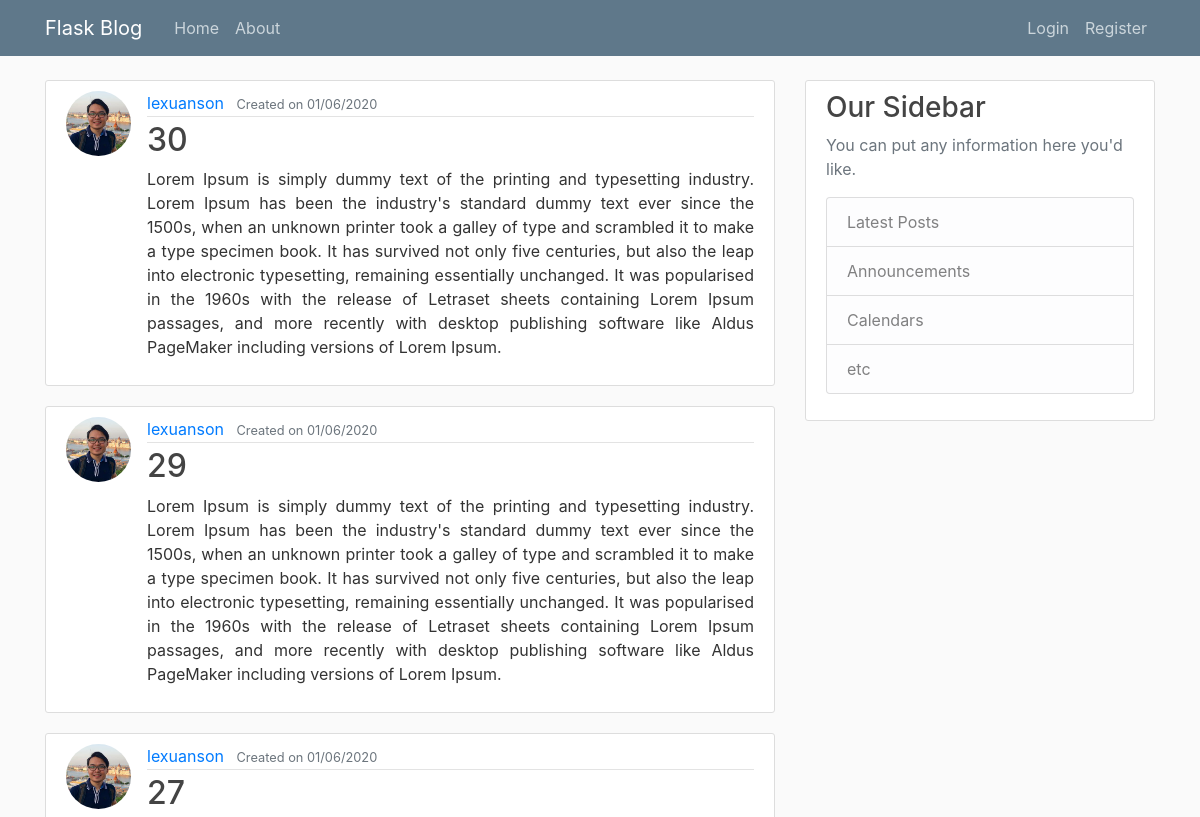
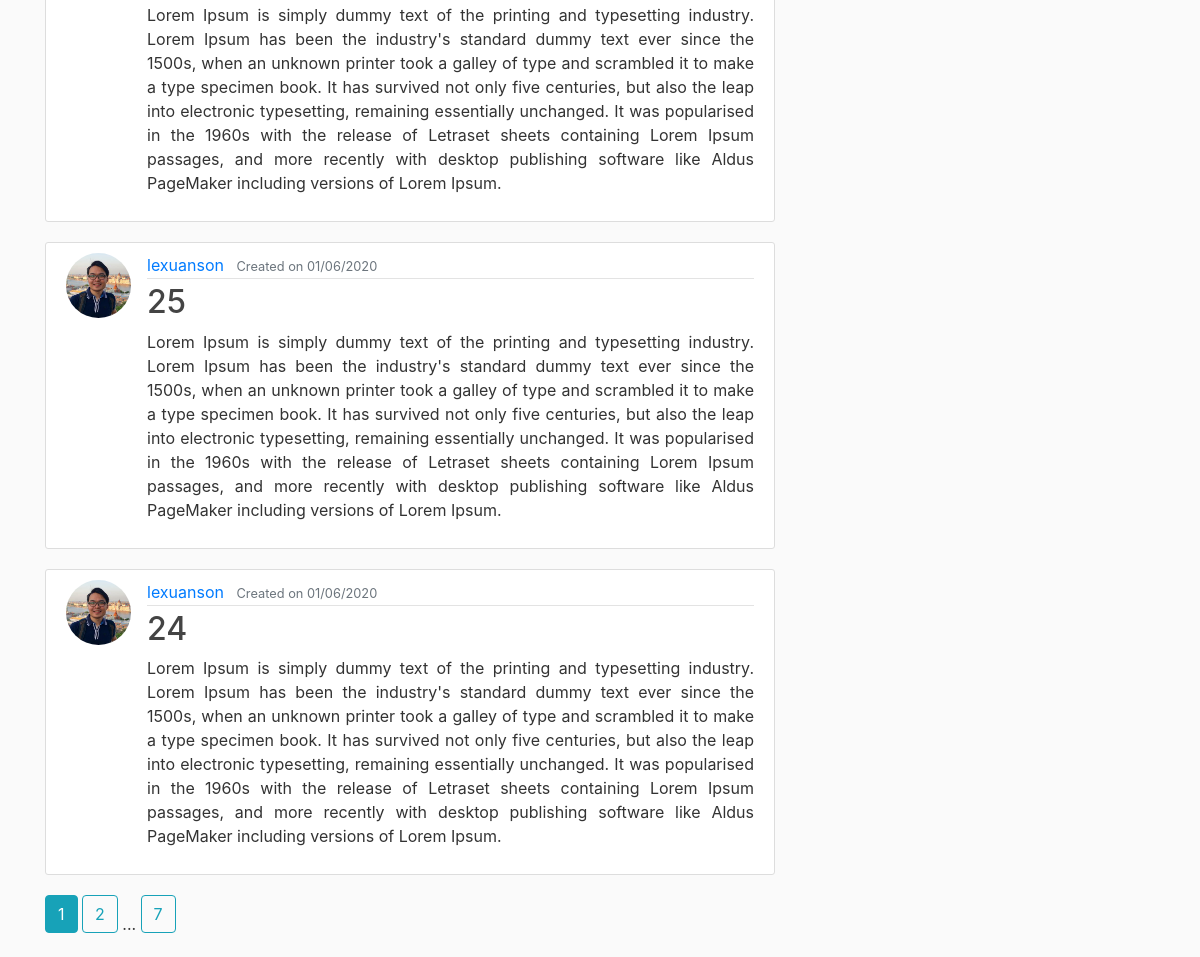
The page /home on the database its author committed (2 pictures, top to bottom).
### app/models.py (models this page shows, shortened)
class Post(db.Model):
    id = db.Column(db.Integer, primary_key=True)
    title = db.Column(db.String(100), nullable=False)
    date_posted = db.Column(db.DateTime, nullable=False, default=datetime.utcnow)
    content = db.Column(db.Text, nullable=False)
    user_id = db.Column(db.Integer, db.ForeignKey("user.id"), nullable=False)

class User(db.Model, UserMixin):
    id = db.Column(db.Integer, primary_key=True)
    username = db.Column(db.String(20), unique=True, nullable=False)
    email = db.Column(db.String(50), unique=True, nullable=False)
    image_file = db.Column(db.String(20), nullable=False, default="default.jpg")
    password = db.Column(db.String(60), nullable=False)
    posts = db.relationship("Post", backref="author", lazy=True)

### app/main/routes.py (the view)
@main.route("/")
@main.route("/home")
def home():
    page = request.args.get("page", 1, type=int)
    posts = Post.query.order_by(
        Post.date_posted.desc()).paginate(page=page, per_page=5)
    return render_template("home.html", posts=posts)

### app/templates/home.html
{%extends "base.html"%}
{%block content%}
{%for post in posts.items%}
<article class="media content-section">
    <img class="rounded-circle article-img" src="{{url_for('static',filename='profile_pics/'+post.author.image_file)}}">
    <div class="media-body">
        <div class="article-metadata">
            <a class="mr-2"
                href="{{url_for('users.user_posts',username=post.author.username)}}">{{ post.author.username }}</a>
            <small class="text-muted">Created on {{ post.date_posted.strftime("%d/%m/%Y") }}</small>
        </div>
        <h2><a class="article-title" href="{{url_for('posts.post',post_id=post.id)}}">{{ post.title }}</a></h2>
        <p class="article-content text-justify">{{ post.content }}</p>
    </div>
</article>
{%endfor%}
{% for page_num in posts.iter_pages(left_edge=1, right_edge=1, left_current=1, right_current=2) %}
{% if page_num %}
{% if page_num==posts.page %}
<a class="btn btn-info mb-4" href="{{url_for('main.home',page=page_num)}}">{{page_num}}</a>
{% else %}
<a class="btn btn-outline-info mb-4" href="{{url_for('main.home',page=page_num)}}">{{page_num}}</a>
{% endif %}
{% else %}
...
{% endif %}
{% endfor %}
{%endblock%}

### app/templates/base.html (shortened to what this page needs)
<!DOCTYPE html>
<html lang="en">
<head>
    <link rel="stylesheet" href="https://stackpath.bootstrapcdn.com/bootstrap/4.3.1/css/bootstrap.min.css"
>
    <link rel="stylesheet" type="text/css" href="{{url_for('static', filename='main.css')}}">
</head>
<body>
    <header class="site-header">
        <nav class="navbar navbar-expand-md navbar-dark bg-steel fixed-top">
            <div class="container">
                <a class="navbar-brand mr-4" href="/">Flask Blog</a>
                <div class="collapse navbar-collapse" id="navbarToggle">
                    <div class="navbar-nav mr-auto">
                        <a class="nav-item nav-link" href="{{url_for('main.home')}}">Home</a>
                        <a class="nav-item nav-link" href="{{url_for('main.about')}}">About</a>
                    </div>
                    <div class="navbar-nav">
                        {% if current_user.is_authenticated %}
                            <a class="nav-item nav-link" href="{{url_for('posts.new_post')}}">New Post</a>
                            <a class="nav-item nav-link" href="{{url_for('users.account')}}">Account</a>
                            <a class="nav-item nav-link" href="{{url_for('users.logout')}}">Logout</a>
                        {% else %}
                            <a class="nav-item nav-link" href="{{url_for('users.login')}}">Login</a>
                            <a class="nav-item nav-link" href="{{url_for('users.register')}}">Register</a>
                        {% endif %}
                    </div>
                </div>
            </div>
        </nav>
    </header>
    <main role="main" class="container">
        <div class="row">
            <div class="col-md-8">
                {% block content %}{% endblock %}
            </div>
            <div class="col-md-4">
                <div class="content-section">
                    <h3>Our Sidebar</h3>
                    <p class='text-muted'>You can put any information here you'd like.
                    <ul class="list-group">
                        <li class="list-group-item list-group-item-light">Latest Posts</li>
                        <li class="list-group-item list-group-item-light">Announcements</li>
                        <li class="list-group-item list-group-item-light">Calendars</li>
                        <li class="list-group-item list-group-item-light">etc</li>
                    </ul>
                    </p>
                </div>
            </div>
        </div>
    </main>
</body>
</html>

### app/static/main.css (style rules this page uses)
body { background: #fafafa; color: #333333; margin-top: 5rem; }
h1, h2, h3, h4, h5, h6 { color: #444444; }
.bg-steel { background-color: #5f788a; }
.site-header .navbar-nav .nav-link { color: #cbd5db; }
.content-section { background: #ffffff; padding: 10px 20px; border: 1px solid #dddddd; border-radius: 3px; margin-bottom: 20px; }
.article-title { color: #444444; }
.article-content { white-space: pre-line; }
.article-img { height: 65px; width: 65px; margin-right: 16px; }
.article-metadata { padding-bottom: 1px; margin-bottom: 4px; border-bottom: 1px solid #e3e3e3; }

### rows shown on the page
Post: image_file (picture), author.username "lexuanson", date_posted "01/06/2020", title "30", content "Lorem Ipsum is simply dummy text of the printing and typesetting industry. Lorem Ipsum has been the industry's standard dummy text ever since the 1500s, when an unknown printer took a galley of type and scrambled it to make a type specimen book. It has survived not only five centuries, but also the leap into electronic typesetting, remaining essentially unchanged. It was popularised in the 1960s with the release of Letraset sheets containing Lorem Ipsum passages, and more recently with desktop publishing software like Aldus PageMaker including versions of Lorem Ipsum."
Post: image_file (picture), author.username "lexuanson", date_posted "01/06/2020", title "29", content "Lorem Ipsum is simply dummy text of the printing and typesetting industry. Lorem Ipsum has been the industry's standard dummy text ever since the 1500s, when an unknown printer took a galley of type and scrambled it to make a type specimen book. It has survived not only five centuries, but also the leap into electronic typesetting, remaining essentially unchanged. It was popularised in the 1960s with the release of Letraset sheets containing Lorem Ipsum passages, and more recently with desktop publishing software like Aldus PageMaker including versions of Lorem Ipsum."
Post: image_file (picture), author.username "lexuanson", date_posted "01/06/2020", title "27", content "Lorem Ipsum is simply dummy text of the printing and typesetting industry. Lorem Ipsum has been the industry's standard dummy text ever since the 1500s, when an unknown printer took a galley of type and scrambled it to make a type specimen book. It has survived not only five centuries, but also the leap into electronic typesetting, remaining essentially unchanged. It was popularised in the 1960s with the release of Letraset sheets containing Lorem Ipsum passages, and more recently with desktop publishing software like Aldus PageMaker including versions of Lorem Ipsum."
Post: image_file (picture), author.username "lexuanson", date_posted "01/06/2020", title "25", content "Lorem Ipsum is simply dummy text of the printing and typesetting industry. Lorem Ipsum has been the industry's standard dummy text ever since the 1500s, when an unknown printer took a galley of type and scrambled it to make a type specimen book. It has survived not only five centuries, but also the leap into electronic typesetting, remaining essentially unchanged. It was popularised in the 1960s with the release of Letraset sheets containing Lorem Ipsum passages, and more recently with desktop publishing software like Aldus PageMaker including versions of Lorem Ipsum."
Post: image_file (picture), author.username "lexuanson", date_posted "01/06/2020", title "24", content "Lorem Ipsum is simply dummy text of the printing and typesetting industry. Lorem Ipsum has been the industry's standard dummy text ever since the 1500s, when an unknown printer took a galley of type and scrambled it to make a type specimen book. It has survived not only five centuries, but also the leap into electronic typesetting, remaining essentially unchanged. It was popularised in the 1960s with the release of Letraset sheets containing Lorem Ipsum passages, and more recently with desktop publishing software like Aldus PageMaker including versions of Lorem Ipsum."

### other values the page prints
{{ page_num }} "1"
{{ page_num }} "2" "7"
